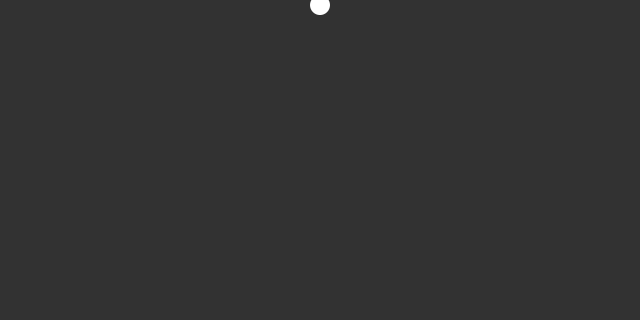
Frame 1 (no input)
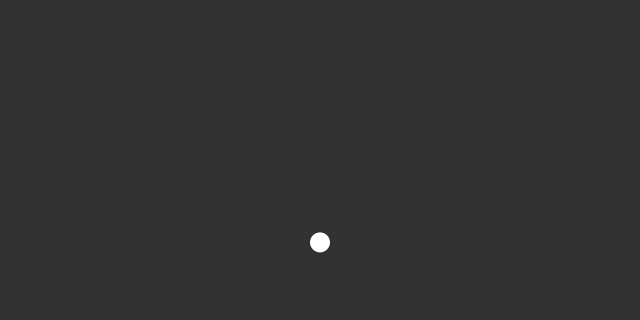
Frame 60 (the mouse pressed at the canvas centre just before this capture)
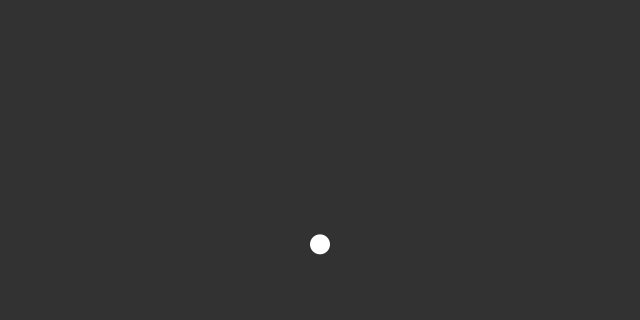
Frame 120 (the mouse held since frame 60 and released just before this capture)

The Processing sketch that drew these frames (run headless with seeded random() and noise(); from frame 60 on, the mouse is pressed at the canvas centre):

// Processing sketch: freeFall
// ── freeFall.pde
//Simulate freefall of a ball
ball b;
boolean go;
int i;
void setup()
{
  b = new ball();
  //for(i = 0; i < 50; ++i)
    //b[i] = new ball();
  size(640,320);
  go = true;
}
void draw()
{
  if(go)
  {
    //for(i = 0; i < 50; ++i)
    //{
      b.display();
      //check(b);
    //}
  }
}
void check(ball b)
{
  if(b.check())
    go = false;
}
// ── ball.pde
//ball class that will be free fall
class ball
{
  PVector location;
  PVector velocity;
  PVector acceleration;
  PVector dest;
  boolean direction;
  float factor;
  int count,x;
  ball()
  {
    x = width/2;
    location = new PVector(x,0);
    velocity = new PVector(0,5);
    acceleration = new PVector(0,-0.5);
    dest = new PVector(x,height);
    factor = 1.5;
    direction = true;
    count = 0;
  }
  void update()
  {
    if(!direction)
    {
      velocity.div(1.017);
    }
    else
    {
      velocity.mult(1.01);
    }
    if(sqrt((location.x-dest.x)*(location.x-dest.x) + (location.y-dest.y)*(location.y-dest.y)) < 5)
    {
      if(direction)
      {
        velocity.mult(-0.9);
        dest.y = dest.y - dest.y/factor;
      }
      else
      {
        velocity.mult(-0.9);
        dest = new PVector(x,height);
      }
      direction = !direction;
      factor *= 1.3;
    }
  }
  void move()
  {
    location.add(velocity);
  }
  void display()
  {
    update();
    move();
    background(50);
    noStroke();
    ellipse(location.x,location.y,20,20);
  }
  boolean check()
  {
    if(count == 310)
      return true;
    count++;
    return false;
  }
}
